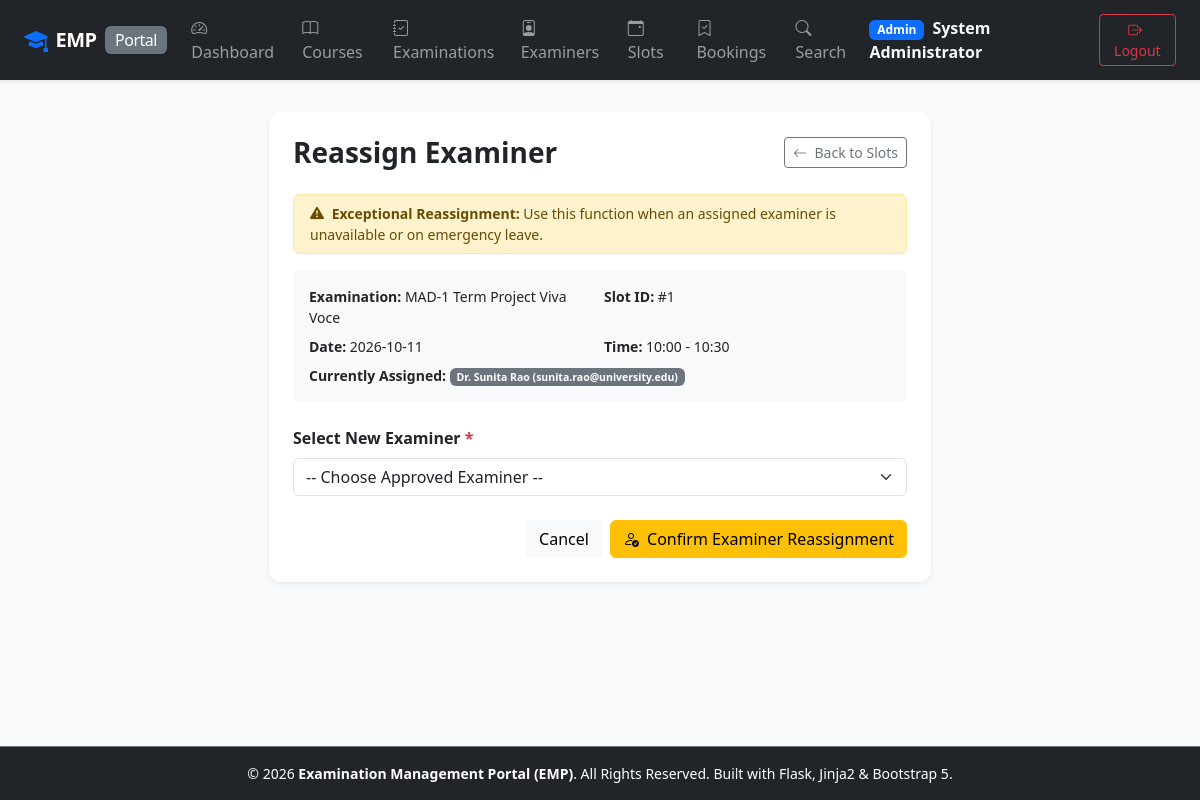
The app's page /admin/slots/1/reassign (signed in) with its own data.
### app/models.py (models this page shows, shortened)
class User(UserMixin, db.Model):
    __tablename__ = 'users'
    id = db.Column(db.Integer, primary_key=True)
    username = db.Column(db.String(80), unique=True, nullable=False, index=True)
    email = db.Column(db.String(120), unique=True, nullable=False, index=True)
    password_hash = db.Column(db.String(255), nullable=False)
    role = db.Column(db.String(20), nullable=False) # 'admin', 'examiner', 'student'
    full_name = db.Column(db.String(120), nullable=False)
    created_at = db.Column(db.DateTime, default=datetime.utcnow)
    examiner_profile = db.relationship('ExaminerProfile', backref='user', uselist=False, cascade='all, delete-orphan')
    student_profile = db.relationship('StudentProfile', backref='user', uselist=False, cascade='all, delete-orphan')
    created_slots = db.relationship('ExaminationSlot', backref='examiner', lazy='dynamic')
    student_bookings = db.relationship('Booking', backref='student', lazy='dynamic')
    evaluations_given = db.relationship('Evaluation', backref='examiner', lazy='dynamic')
    @property
    def is_admin(self):
        return self.role == 'admin'

class Examination(db.Model):
    __tablename__ = 'examinations'
    id = db.Column(db.Integer, primary_key=True)
    course_id = db.Column(db.Integer, db.ForeignKey('courses.id', ondelete='CASCADE'), nullable=False)
    examination_name = db.Column(db.String(150), nullable=False)
    examination_type = db.Column(db.String(50), nullable=False, default='Viva') # 'Viva', 'Practical', 'Project Demo', 'Assessment'
    duration = db.Column(db.Integer, nullable=False, default=30) # Duration in minutes
    max_marks = db.Column(db.Float, nullable=False, default=100.0)
    slot_creation_start_date = db.Column(db.Date, nullable=False)
    slot_creation_end_date = db.Column(db.Date, nullable=False)
    slot_booking_start_date = db.Column(db.Date, nullable=False)
    slot_booking_end_date = db.Column(db.Date, nullable=False)
    status = db.Column(db.String(30), nullable=False, default='Draft')
    created_at = db.Column(db.DateTime, default=datetime.utcnow)
    rubrics = db.relationship('ExaminationRubric', backref='examination', cascade='all, delete-orphan', lazy='dynamic')
    slots = db.relationship('ExaminationSlot', backref='examination', cascade='all, delete-orphan', lazy='dynamic')

class ExaminationSlot(db.Model):
    __tablename__ = 'examination_slots'
    id = db.Column(db.Integer, primary_key=True)
    examination_id = db.Column(db.Integer, db.ForeignKey('examinations.id', ondelete='CASCADE'), nullable=False)
    examiner_id = db.Column(db.Integer, db.ForeignKey('users.id', ondelete='CASCADE'), nullable=False)
    slot_date = db.Column(db.Date, nullable=False)
    start_time = db.Column(db.Time, nullable=False)
    end_time = db.Column(db.Time, nullable=False)
    max_capacity = db.Column(db.Integer, nullable=False, default=1)
    available_seats = db.Column(db.Integer, nullable=False, default=1)
    status = db.Column(db.String(20), nullable=False, default='Available')
    location_or_link = db.Column(db.String(255), nullable=True, default='Lab 101 / Online Link')
    created_at = db.Column(db.DateTime, default=datetime.utcnow)
    bookings = db.relationship('Booking', backref='slot', cascade='all, delete-orphan', lazy='dynamic')

### app/admin/routes.py (the view, shortened to what this page needs)
@admin_bp.route('/slots/<int:slot_id>/reassign', methods=['GET', 'POST'])
@admin_required
def reassign_slot_examiner(slot_id):
    slot = ExaminationSlot.query.get_or_404(slot_id)
    approved_examiners = User.query.filter_by(role='examiner').join(ExaminerProfile).filter(ExaminerProfile.status == 'approved').all()
    return render_template('admin/reassign_slot.html', slot=slot, examiners=approved_examiners)

### app/__init__.py (called while the page is built)
@login_manager.user_loader
def load_user(user_id):
    return db.session.get(User, int(user_id))

### app/admin/routes.py (called while the page is built)
def admin_required(f):
    @wraps(f)
    @login_required
    def decorated_function(*args, **kwargs):
        if not current_user.is_admin:
            flash('Access denied. Admin privileges required.', 'danger')
            return redirect(url_for('index'))
        return f(*args, **kwargs)
    return decorated_function

### app/templates/admin/reassign_slot.html (shortened to what this page needs)
{% extends "base.html" %}
{% block content %}
<div class="row justify-content-center">
    <div class="col-md-7">
        <div class="card shadow-sm border-0 p-4">
            <div class="d-flex justify-content-between align-items-center mb-4">
                <h3 class="fw-bold mb-0">Reassign Examiner</h3>
                <a href="{{ url_for('admin.slots') }}" class="btn btn-outline-secondary btn-sm">
                    <i class="bi bi-arrow-left me-1"></i> Back to Slots
                </a>
            </div>
            <div class="alert alert-warning py-2 small mb-3">
                <i class="bi bi-exclamation-triangle-fill me-1"></i>
                <strong>Exceptional Reassignment:</strong> Use this function when an assigned examiner is unavailable or on emergency leave.
            </div>
            <div class="bg-light p-3 rounded mb-4">
                <div class="row g-2 small">
                    <div class="col-sm-6">
                        <strong>Examination:</strong> {{ slot.examination.examination_name }}
                    </div>
                    <div class="col-sm-6">
                        <strong>Slot ID:</strong> #{{ slot.id }}
                    </div>
                    <div class="col-sm-6">
                        <strong>Date:</strong> {{ slot.slot_date }}
                    </div>
                    <div class="col-sm-6">
                        <strong>Time:</strong> {{ slot.start_time.strftime('%H:%M') }} - {{ slot.end_time.strftime('%H:%M') }}
                    </div>
                    <div class="col-12 mt-2">
                        <strong>Currently Assigned:</strong> <span class="badge bg-secondary">{{ slot.examiner.full_name }} ({{ slot.examiner.email }})</span>
                    </div>
                </div>
            </div>
            <form method="POST">
                <div class="mb-4">
                    <label for="new_examiner_id" class="form-label fw-semibold">Select New Examiner <span class="text-danger">*</span></label>
                    <select class="form-select" id="new_examiner_id" name="new_examiner_id" required>
                        <option value="">-- Choose Approved Examiner --</option>
                    </select>
                </div>
                <div class="d-flex justify-content-end gap-2">
                    <a href="{{ url_for('admin.slots') }}" class="btn btn-light">Cancel</a>
                    <button type="submit" class="btn btn-warning">
                        <i class="bi bi-person-check me-1"></i> Confirm Examiner Reassignment
                    </button>
                </div>
            </form>
        </div>
    </div>
</div>
{% endblock %}

### app/templates/base.html (shortened to what this page needs)
<!DOCTYPE html>
<html lang="en">
<head>
    <link href="https://cdn.jsdelivr.net/npm/bootstrap@5.3.3/dist/css/bootstrap.min.css" rel="stylesheet">
    <link href="https://cdn.jsdelivr.net/npm/bootstrap-icons@1.11.3/font/bootstrap-icons.min.css" rel="stylesheet">
    <link href="{{ url_for('static', filename='css/custom.css') }}" rel="stylesheet">
</head>
<body>
    <nav class="navbar navbar-expand-lg navbar-dark bg-dark sticky-top shadow-sm">
        <div class="container-fluid px-lg-4">
            <a class="navbar-brand d-flex align-items-center" href="{{ url_for('index') }}">
                <i class="bi bi-mortarboard-fill text-primary me-2 fs-4"></i>
                <span class="fw-bold">EMP</span>
                <span class="badge bg-secondary ms-2 fs-6 fw-normal d-none d-sm-inline">Portal</span>
            </a>
            <div class="collapse navbar-collapse" id="navbarMain">
                <ul class="navbar-nav me-auto mb-2 mb-lg-0">
                    {% if current_user.is_authenticated %}
                        {% if current_user.is_admin %}
                            <li class="nav-item">
                                <a class="nav-link" href="{{ url_for('admin.dashboard') }}"><i class="bi bi-speedometer2 me-1"></i> Dashboard</a>
                            </li>
                            <li class="nav-item">
                                <a class="nav-link" href="{{ url_for('admin.courses') }}"><i class="bi bi-book me-1"></i> Courses</a>
                            </li>
                            <li class="nav-item">
                                <a class="nav-link" href="{{ url_for('admin.examinations') }}"><i class="bi bi-journal-check me-1"></i> Examinations</a>
                            </li>
                            <li class="nav-item">
                                <a class="nav-link" href="{{ url_for('admin.examiners') }}"><i class="bi bi-person-badge me-1"></i> Examiners</a>
                            </li>
                            <li class="nav-item">
                                <a class="nav-link" href="{{ url_for('admin.slots') }}"><i class="bi bi-calendar-event me-1"></i> Slots</a>
                            </li>
                            <li class="nav-item">
                                <a class="nav-link" href="{{ url_for('admin.bookings') }}"><i class="bi bi-bookmark-check me-1"></i> Bookings</a>
                            </li>
                            <li class="nav-item">
                                <a class="nav-link" href="{{ url_for('admin.search') }}"><i class="bi bi-search me-1"></i> Search</a>
                            </li>
                        {% endif %}
                    {% else %}
                        <li class="nav-item">
                            <a class="nav-link" href="{{ url_for('index') }}"><i class="bi bi-house-door me-1"></i> Home</a>
                        </li>
                    {% endif %}
                </ul>
                <ul class="navbar-nav ms-auto align-items-center">
                    {% if current_user.is_authenticated %}
                        <li class="nav-item me-3 text-light">
                            <span class="badge bg-primary me-1">{{ current_user.role|capitalize }}</span>
                            <span class="fw-semibold">{{ current_user.full_name }}</span>
                        </li>
                        <li class="nav-item">
                            <a class="btn btn-outline-danger btn-sm" href="{{ url_for('auth.logout') }}">
                                <i class="bi bi-box-arrow-right me-1"></i> Logout
                            </a>
                        </li>
                    {% endif %}
                </ul>
            </div>
        </div>
    </nav>
    <main class="main-content container-fluid px-lg-4 py-3">
        {% block content %}{% endblock %}
    </main>
    <footer class="bg-dark text-white text-center py-3 mt-auto border-top border-secondary">
        <div class="container-fluid">
            <p class="mb-0 small text-light-50">
                &copy; 2026 <strong>Examination Management Portal (EMP)</strong>. All Rights Reserved. Built with Flask, Jinja2 & Bootstrap 5.
            </p>
        </div>
    </footer>
</body>
</html>

### app/static/css/custom.css (style rules this page uses)
:root { --primary-color: #1e3a8a; --primary-dark: #0f172a; --accent-color: #3b82f6; --success-color: #059669; --warning-color: #d97706; --danger-color: #dc2626; --card-shadow: 0 4px 6px -1px rgba(0, 0, 0, 0.1), 0 2px 4px -1px rgba(0, 0, 0, 0.06); }
body { background-color: #f8fafc; font-family: system-ui, -apple-system, "Segoe UI", Roboto, "Helvetica Neue", Arial, sans-serif; color: #1e293b; min-height: 100vh; display: flex; flex-direction: column; }
.main-content { flex: 1; }
.navbar-brand { font-weight: 700; letter-spacing: -0.5px; }
.card { border: none; border-radius: 0.75rem; box-shadow: var(--card-shadow); transition: transform 0.15s ease-in-out, box-shadow 0.15s ease-in-out; }

### records on screen
User: role "Admin", full_name "System Administrator"
Examination: examination.examination_name "MAD-1 Term Project Viva Voce"
ExaminationSlot: id "1", slot_date "2026-10-11", start_time "10:00", end_time "10:30"
User: examiner.full_name "Dr. Sunita Rao", examiner.email "sunita.rao@university.edu"
